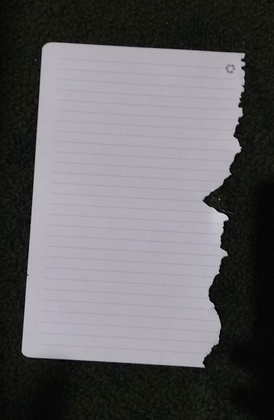
%> input picture cs435/CS435_HW2/other.jpg, 274 x 420 px, shrunk from 520 x 798 before the run
$ octave Homework_2.m   (GNU Octave 9; MATLAB toolbox functions it lacks are replaced by stand-ins)
%> lines starting %> are read from the running program, lines starting %| are printed output that depends on the picture; in (x1, y1, x2, y2) boxes, pixels count from 0 and x2, y2 are one past the last pixel; in counts of white or black regions, pixels touching at a corner belong together; the program's own positions count from 1
% Tai Duc Nguyen - CS 435 - Assignment 2 - 04/10/2019

%% Importing picture

clear all;
close all;
infile = 'other.jpg';
img = imread(infile);
%> img is the input picture: size 420x274x3 uint8; mean R, G, B 101.4, 100.1, 103
img = rgb2gray(img);
%> img: size 420x274 uint8
imgdble = im2double(img);
[img_w, img_l] = size(img);
%> img_w = 420; img_l = 274
folder = 'C:\Users\b3nnyth3d3g\Dropbox\MATLAB_workspace\CS435_HW2';

%% Compute NxN smoothing kernel N=3 sigma=1

N = 3;
sigma = 1;

[dx, dy]=meshgrid(-1:1, -1:1);
W = exp( -dx.^2 / (2*sigma^2) - dy.^2 / (2*sigma^2) );
W = W./sum(W(:));

%% Convolve image and kernel W

img_result1 = zeros(img_w, img_l);
k = floor(N/2);
img_pad = padarray(imgdble, double([k k]), 0);
for i = double(1+k):img_w
    for j = double(1+k):img_l
        x = i - k;
        y = j - k;
        T = double(img_pad(i-k:i+k, j-k:j+k));
        img_result1(x, y) = sum(sum(W.*T));
    end
end

%% Compute NxN smoothing kernel N=5 sigma=1

N = 5;
sigma = 1;

[dx, dy]=meshgrid(-2:2, -2:2);
W = exp( -dx.^2 / (2*sigma^2) - dy.^2 / (2*sigma^2) );
W = W./sum(W(:));

%% Convolve image and kernel W

img_result2 = zeros(img_w, img_l);
k = floor(N/2);
img_pad = padarray(imgdble, double([k k]), 0);
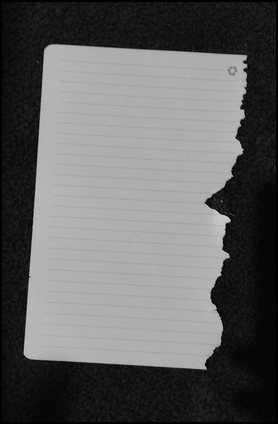
%> img_pad: size 424x278 double; min 0, max 0.855, mean 0.386
for i = double(1+k):img_w
    for j = double(1+k):img_l
        x = i - k;
        y = j - k;
        T = double(img_pad(i-k:i+k, j-k:j+k));
        img_result2(x, y) = sum(sum(W.*T));
    end
end

%% Compute NxN smoothing kernel N=5 sigma=2

N = 5;
sigma = 2;

[dx, dy]=meshgrid(-2:2, -2:2);
W = exp( -dx.^2 / (2*sigma^2) - dy.^2 / (2*sigma^2) );
W = W./sum(W(:));

%% Convolve image and kernel W

img_result3 = zeros(img_w, img_l);
k = floor(N/2);
img_pad = padarray(imgdble, double([k k]), 0);
for i = double(1+k):img_w
    for j = double(1+k):img_l
        x = i - k;
        y = j - k;
        T = double(img_pad(i-k:i+k, j-k:j+k));
        img_result3(x, y) = sum(sum(W.*T));
    end
end
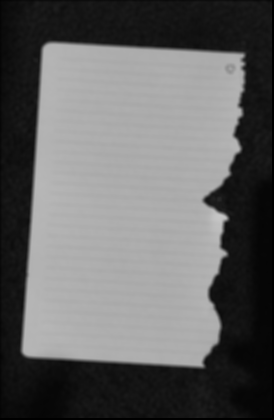
%> img_result3: size 420x274 double; min 0, max 0.778, mean 0.394

%% Compute NxN smoothing kernel N=5 sigma=4

N = 5;
sigma = 4;

[dx, dy]=meshgrid(-2:2, -2:2);
W = exp( -dx.^2 / (2*sigma^2) - dy.^2 / (2*sigma^2) );
W = W./sum(W(:));

%% Convolve image and kernel W

img_result4 = zeros(img_w, img_l);
k = floor(N/2);
img_pad = padarray(imgdble, double([k k]), 0);
for i = double(1+k):img_w
    for j = double(1+k):img_l
        x = i - k;
        y = j - k;
        T = double(img_pad(i-k:i+k, j-k:j+k));
        img_result4(x, y) = sum(sum(W.*T));
    end
end

%% Graph Part 1

figure(1)

subplot(2,3,1);
imshow(img)
title('Original')

subplot(2,3,2);
imshow(img_result1)
title('N=3, sigma=1')

subplot(2,3,3);
imshow(img_result2)
title('N=5, sigma=1')

subplot(2,3,4);
imshow(img_result3)
title('N=5, sigma=2')

subplot(2,3,5);
imshow(img_result4)
title('N=5, sigma=4')

%% Gradients respect to x

gx = zeros(img_w-2, img_l-2);
gy = zeros(img_w-2, img_l-2);

for i = 2:img_w-1
    for j = 2:img_l-1
        m = i - 1;
        n = j - 1;
        gx(m, n) = (img_result2(i + 1, j) - img_result2(i - 1, j))/2;
        gy(m, n) = (img_result2(i, j + 1) - img_result2(i, j - 1))/2;
    end
end
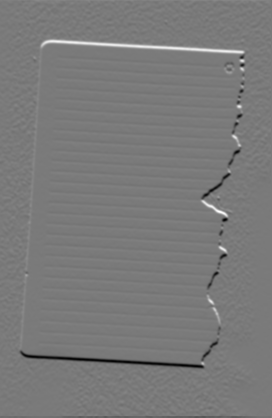
%> gx: size 418x272 double; min -0.208, max 0.225, mean -0.000162; drawn with min black and max white
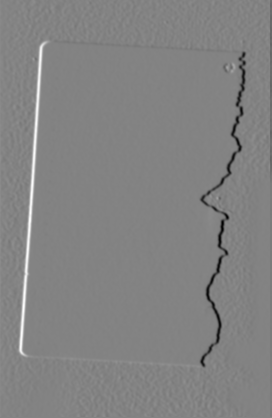
%> gy: size 418x272 double; min -0.234, max 0.221, mean -0.000166; drawn with min black and max white

G = sqrt(gx.^2 + gy.^2);
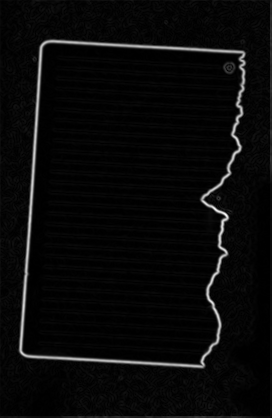
%> G: size 418x272 double; min 0, max 0.266, mean 0.0102; drawn with min black and max white

%% Graph Part 2 Using gaussian filter N=5 sigma=2

figure(2)

subplot(2, 2, 1)
imshow(img_result2)
title('Original + filter N=5 sigma=1')

subplot(2, 2, 2)
imshow(gx)
title('Gradient with respect to x')

subplot(2, 2, 3)
imshow(gy)
title('Gradient with respect to y')

subplot(2, 2, 4)
imshow(G)
title('Combined Gradient')

%% Thresholding

T = 0.17;
bw1 = (G > T)*255;
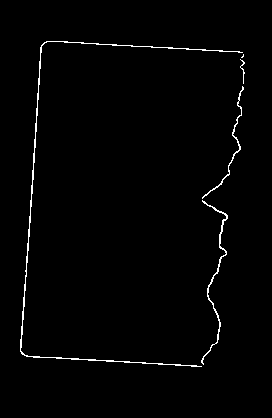
%> bw1: size 418x272 double; 1.4% white in thin lines or dots, all inside (x1, y1, x2, y2) = (20, 41, 245, 367)
T = 0.10;
bw2 = (G > T)*255;
%> bw2: size 418x272 double; 2.7% white; 1 white region, box (x1, y1, x2, y2) and area: (19, 40, 246, 368) 3099
T = 0.08;
bw3 = (G > T)*255;
%> bw3: size 418x272 double; 3.1% white; 1 white region, box (x1, y1, x2, y2) and area: (19, 40, 246, 368) 3551
T = 0.27;
bw4 = (G > T)*255;
%> bw4: size 418x272 double; every value is 0

figure(3)

subplot(2, 2, 1)
imshow(bw1)
title('threshold=0.17')

subplot(2, 2, 2)
imshow(bw2)
title('threshold=0.10')

subplot(2, 2, 3)
imshow(bw3)
title('threshold=0.08')

subplot(2, 2, 4)
imshow(bw4)
title('threshold=0.27')

%% Hyterisis

T1 = 0.23;
T2 = 0.13;

aboveT2 = G > T2;
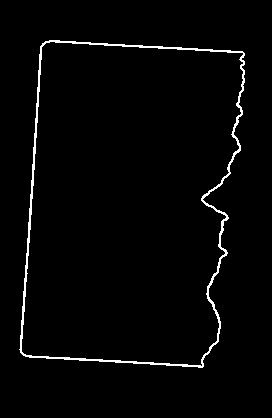
%> aboveT2: size 418x272 logical; 2.2% white in thin lines or dots, all inside (x1, y1, x2, y2) = (19, 40, 245, 368)
[aboveT1row, aboveT1col] = find(img_result3 > T1);
%> aboveT1row = 62262 values from 42 to 369; aboveT1col = 62262 values from 21 to 246
bw2 = bwselect(aboveT2, aboveT1col, aboveT1row, 8);

figure(4)
imshow(bw2)
